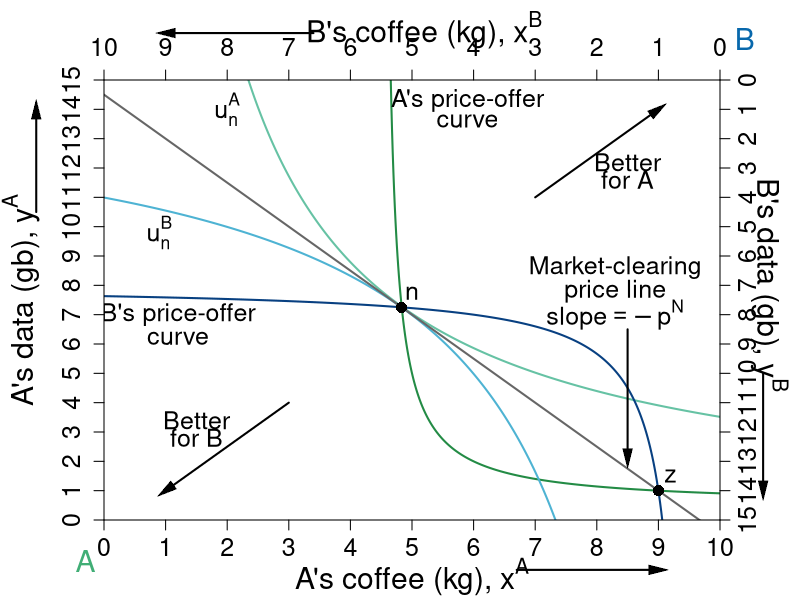

R code for this plot:
#' Graph Designer: Simon Halliday, Scott Cohn
#' Authors: Bowles and Halliday
#' Title: Coordination, Conflict and Competition: A Text in Microeconomics

library("shape")

pdf(file = "what_can_markets_do/property_walras_market.pdf", width = 9, height = 7)

# Set parameters for graphics
axislabelsize <- 1.8
labelsize <- 1.5
namesize <- 1.8
annotatesize <- 1.5
graphlinewidth <- 2
segmentlinewidth <- 1.5

COL <- c("#7fc97f", "#beaed4", "#fdc086", "#ffff99", "#386cb0", "#f0027f", "#bf5b17", "#666666")
COLA <- c("#e0f3db", "#99d8c9","#66c2a4","#41ae76", "#238b45", "#005824")
COLB <- c("#c6dbef", "#4eb3d3", "#2b8cbe", "#0868ac","#084081")
COLC <- c("#fcfbfd", "#efedf5", "#dadaeb", "#bcbddc", "#9e9ac8", "#807dba", "#6a51a3", "#54278f", "#3f007d")
grays <- gray.colors(25, start = 1, end = 0, alpha = 1)
CBCols <- c("#009E73","#0072B2","#E69F00","#CC79A7", "#F0E442")



indiffcurveA1 <- function(x, U = 4, A = 1, a = 0.5) {
  ((((U-2)/A)*(1/x)^a)^(1/(1-a)))
}

indiffcurveA2 <- function(x, U = 4, A = 1, a = 0.5) {
  (((U/A)*(1/x)^a)^(1/(1-a)))
}

indiffcurveA3 <- function(x, U = 5.93, A = 1, a = 0.5) {
  (((U/A)*(1/x)^a)^(1/(1-a)))
}

indiffcurveA4 <- function(x, U = 6.984164, A = 1, a = 0.5) {
  ((((U)/A)*(1/x)^a)^(1/(1-a)))
}

paretoEC <- function(x) {
  (3/2)*x
}

OfferCurveA <- function(x) {
  # x/(x  - 4)
  x / (2*x - 9)
}

mrsplot <- function(x) {
  (13/2)*(x/(9-x)^2)
}

OfferCurveB <- function(x) {
  #15 - (14/2)*(10 - x)/(9 - x)
  (145 - 16*x) / (19 - 2*x)
}

WalrasPrice <- function(x) {
  14.5 - (3/2)*x
}

#Deriving the offer curves: let py = 1
#wA = 8px + 2py = 8px + 2; Demand: x = w/2px => x = 4 + 1/px => px = 1/(x - 4)
#Offer curve is y = px*x => (1/(x-4))*x = x/(x-4) defined for x neq 4
#wA = 2px + 13py = 2px + 13; Demand: x = w/2px => x = 1 + 13/2px => px = 13/2(x - 1)
#B's Offer curve is y = px*x => (13/2)(1/(x-1))*x = (13/2)(x/(x-1)
#Therefore in terms of yA and xA:
#15 - y = (13/2)*(10 - x)/(10 - x - 1)
#Therefore y = 15 - (13/2)*(10-x)/(9 - x) defined for x neq 9
#The tangency of the indifference curve and the offer curve gives mrsplot
#Where mrsplot equals that offer curve, we get x = (3/17)*(51 - sqrt(221)) = 6.376576; 
#So y = 6.022321; therefore u = (6.376576^0.5)*(6.022321^0.5)

indiffcurveBneg1 <- function(x, U = 5.09, A = 1, a = 0.5) {
  15 - (((U/A)*(1/(10 - x))^a)^(1/(1-a)))
}

indiffcurveBneg2 <- function(x, U = 6.33, A = 1, a = 0.5) {
  15 - (((U/A)*(1/(10 - x))^a)^(1/(1-a)))
}

#Aisha happens to have found 8 apples and 2 oranges, 
#and Betty happens to have found 2 apples and 13 oranges. 
#Aisha's utility (8^0.5)*(2^0.5) = 4
#Betty's utility (2^0.5)*(13^0.5) = 5.09


par(mar =  c(4, 5.2, 4, 4))
xlims <- c(0, 10)
ylims <- c(0, 15)
xlims2 <- c(10, 0)
ylims2 <- c(15, 0)

plot(0, 0, xlim = xlims, ylim = ylims, type = "n",
     xlab = expression(paste("A's coffee (kg), ", x^A)),
     ylab = expression(paste("A's data (gb), ", y^A)), 
     #line = 2.5,
     xaxt = "n", 
     yaxt = "n", 
     cex.lab = axislabelsize, 
     bty = "n",
     xaxs = "i", 
     yaxs = "i")


npts <- 500 
npts2 <- 501

#Specify the sequences of points for graphing. 
xx1 <- seq(xlims[1], xlims[2], length.out = npts)
yy1 <- indiffcurveA2(xx1, U = 4, A = 1, a = 0.5)
yy2 <- indiffcurveA2(xx1)


#I need something like xx1 with npts for 
xx2 <- seq(4.5, xlims[2], length.out = npts)
xx3 <- seq(xlims[1], 9.1, length.out = npts)
xx4 <- seq(1, 9.5, length.out = npts)

#Draw the lines for the graphs

lines(xx1, indiffcurveA3(xx1), col = COLA[3], lwd = graphlinewidth)

lines(xx2, OfferCurveA(xx2), col = COLA[5], lwd = graphlinewidth)
lines(xx1, indiffcurveBneg2(xx1), col = COLB[2], lwd = graphlinewidth)

lines(xx3, OfferCurveB(xx3), col = COLB[5], lwd = graphlinewidth)
lines(xx1, WalrasPrice(xx1), col = COL[8], lwd = graphlinewidth)

#Customize ticks and labels for the plot
ticksy <- seq(from = 0, to = 15, by = 1)
ylabels <- seq(from = 0, to = 15, by = 1)
ticksx <- seq(from = 0, to = 10, by = 1)
xlabels <- seq(from = 0, to = 10, by = 1)
axis(1, at = ticksx, pos = 0, labels = xlabels, cex.axis = labelsize)
axis(2, at = ticksy, pos = 0, labels = ylabels, las = 0, gap.axis = -1, cex.axis = labelsize)

#Add arrows:
Arrows(-1.1, 10.5, -1.1, 14, col = "black", lty = 1, lwd = 2, arr.type = "triangle", arr.lwd = 0.5, xpd = TRUE)
Arrows(6.7, -1.7, 9, -1.7, col = "black", lty = 1, lwd = 2, arr.type = "triangle", arr.lwd = 0.5, xpd = TRUE)

# arrows(-1.1, 10.5, -1.1, 14, xpd = TRUE, length = 0.1, angle = 40, lwd = 3)
# arrows(6.7, -1.7, 9, -1.7, xpd = TRUE, length = 0.1, angle = 40, lwd = 3)

#Annotation of the three graphs and the NE

text(2, 14, expression(u[n]^A), cex = labelsize)
# 

# # #Label B's offer curve
# text(2, 2.6, expression("B's Offer Curve"), cex = labelsize)
# Arrows(1.5, 3.3, 1.5, 7, col = "black", lty = 1, lwd = 2, arr.type = "triangle", arr.lwd = 0.5)
# # 
# # # Price Line
# text(8.3, 13, expression(paste("A's Offer Curve")), cex = labelsize)
# Arrows(6.7, 13, 5, 13, col = "black", lty = 1, lwd = 2, arr.type = "triangle", arr.lwd = 0.5)
text(1.2, 7, expression("B's price-offer"), cex = annotatesize)
text(1.2, 6.2, expression("curve"), cex = annotatesize)

text(5.9, 14.3, expression("A's price-offer"), cex = annotatesize)
text(5.9, 13.6, expression("curve"), cex = annotatesize)

# text(2.5, 7.0, expression("B's best-response"), cex = annotatesize)
# text(2.5, 6.3, expression("function (ICC)"), cex = annotatesize)
# 
# text(6.3, 14.3, expression("A's best-response"), cex = annotatesize)
# text(6.3, 13.6, expression("function (ICC)"), cex = annotatesize)

# Walrasian Price Line
text(8.3, 8.6, expression(paste("Market-clearing")), cex = labelsize)
text(8.3, 7.8, expression(paste("price line")), cex = labelsize)
text(8.3, 7, expression(paste("slope", phantom() == -p^N)), cex = labelsize)
Arrows(8.5, 6.5, 8.5, 2.1, col = "black", lty = 1, lwd = 2, arr.type = "triangle", arr.lwd = 0.5)


text(1.5, 3.4, expression(paste("Better")), cex = labelsize)
text(1.5, 2.8, expression(paste("for B")), cex = labelsize)
Arrows(3, 4, 1, 1, col = "black", lty = 1, lwd = 2, arr.type = "triangle", arr.lwd = 0.5)

text(8.5, 15-2.8, expression(paste("Better")), cex = labelsize)
text(8.5, 15-3.4, expression(paste("for A")), cex = labelsize)
Arrows(10-3, 15-4, 9, 14, col = "black", lty = 1, lwd = 2, arr.type = "triangle", arr.lwd = 0.5)


# #Add a point for the initial endowment
points(4.8275, 7.25, pch = 16, col = "black", cex = 1.5)
text(5, 7.75, expression(n), cex = labelsize)

text(-0.3, -1.4, expression("A"), xpd = TRUE, cex = namesize, col = COLA[4])
text(10.4, 16.4, expression("B"), xpd = TRUE, cex = namesize, col = COLB[4])

#Set up second axes and labels

par(new = TRUE)

#Use the same x and ylims as previously, but with locations switched
xlims2 <- c(10, 0)
ylims2 <- c(15, 0)

#Leave the ylab and xlab blank to ensure no axes titles
plot(0, 0, xlim = xlims2, ylim = ylims2, type = "n",
     xlab = expression(paste("")),
     ylab = expression(paste("")),
     xaxt = "n", 
     yaxt = "n", 
     #cex.lab = 1.2,
     cex.axis = labelsize,
     bty = "n",
     xaxs = "i", 
     yaxs = "i")

#Set up axes at sides 3 and 4 (top and right)
axis(side = 3, at = ticksx, pos = 0, labels = xlabels, cex.axis = labelsize)
axis(side = 4, at = ticksy, pos = 0, labels = ylabels, las = 0, gap.axis = -1, cex.axis = labelsize)
text(4.8, -1.7, expression(paste("B's coffee (kg), ", x^B)), xpd = TRUE, cex = axislabelsize) 
text(-0.8, 7, expression(paste("B's data (gb), ", y^B)), xpd = TRUE, cex = axislabelsize, srt = 270) 

#Add arrows:
Arrows(-0.7, 10, -0.7, 14, col = "black", lty = 1, lwd = 2, arr.type = "triangle", arr.lwd = 0.5, xpd = TRUE)
Arrows(6.6, -1.6, 9, -1.6, col = "black", lty = 1, lwd = 2, arr.type = "triangle", arr.lwd = 0.5, xpd = TRUE)

# arrows(-0.7, 10, -0.7, 14, xpd = TRUE, length = 0.1, angle = 40, lwd = 3)
# arrows(6.6, -1.6, 9, -1.6, xpd = TRUE, length = 0.1, angle = 40, lwd = 3)

#Functions for B's indifference curves
indiffcurveB1 <- function(x, U = 5.09, A = 1, a = 0.5) {
  ((((U-2)/A)*(1/x)^a)^(1/(1-a)))
}

indiffcurveB2 <- function(x, U = 5.09, A = 1, a = 0.5) {
  (((U/A)*(1/x)^a)^(1/(1-a)))
}

indiffcurveB3 <- function(x, U = 5.703502, A = 1, a = 0.5) {
  ((((U)/A)*(1/x)^a)^(1/(1-a)))
}

indiffcurveB4 <- function(x, U = 8.244574, A = 1, a = 0.5) {
  ((((U)/A)*(1/x)^a)^(1/(1-a)))
}





#Label B's indifference curves

text(9.1, 5.2, expression(u[n]^B), cex = labelsize)


#Add a point for the initial endowment
points(1, 14, pch = 16, col = "black", cex = 1.5)
text(0.8, 13.5, expression(z), cex = labelsize)









#Calculate TIOLI power allocation for B
#mrs(x,y) => pareto efficient curve is (3/2)x = y
#A's initital utility is 4 = u(8,2) = (8^0.5)*(2^0.5)
#Therefore substitute in the contract curve u_e^A = 4 = (x^A)^(0.5)(3/2*x^A)^0.5
# => x^A = 4/((3/2)^0.5) = 3.27 => x^B = 6.73
# => y^A = 3/2(x^A) = 4.9 => y^B = 10.1

#Add point g for B's TIOLI power
# points(6.73, 10.1, pch = 16, col = "black", cex = 1.5)
# text(6.73, 10.6, expression(g))

#Calculate TIOLI power allocation for A
#mrs(x,y) => pareto efficient curve is (3/2)x = y
#A's initital utility is 4 = u(8,2) = (8^0.5)*(2^0.5)
#Therefore substitute in the contract curve u_e^A = 4 = (x^A)^(0.5)(3/2*x^A)^0.5
# => x^B = 5.09/((3/2)^0.5) = 4.16 => x^A = 5.84
# => y^B = 3/2(x^B) = 6.23 => y^A = 8.77 
#=> u^A = (5.84^0.5)*(8.77^0.5) = 7.156591
#Add point f for A's TIOLI power
# points(4.16, 6.23, pch = 16, col = "black", cex = 1.5)
# text(4.16, 5.8, expression(f))


#Annotating B's endowment
#text(1.8, 12.5, expression(z), cex = labelsize)

#Annotating a point that is a Pareto improvement over e.
#points(3.623424, 8.977679, pch = 16, col = "black", cex = 1.5)
#text(3.623424, 8.4, expression(h))
#(2.94^0.5)*(12.76^0.5)

#Label Pareto Improving Lens
#text(7, 5, expression(paste("Pareto-Improving Lens")))

dev.off()
